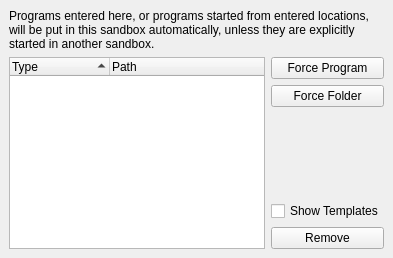
       <widget class="QWidget" name="tabForce">
        <attribute name="title">
         <string>Forced Programs</string>
        </attribute>
        <layout class="QGridLayout" name="gridLayout_6">
         <property name="leftMargin">
          <number>9</number>
         </property>
         <property name="topMargin">
          <number>9</number>
         </property>
         <property name="rightMargin">
          <number>9</number>
         </property>
         <property name="bottomMargin">
          <number>9</number>
         </property>
         <item row="0" column="0">
          <layout class="QGridLayout" name="gridLayout_13">
           <item row="6" column="1">
            <widget class="QPushButton" name="btnDelForce">
             <property name="text">
              <string>Remove</string>
             </property>
            </widget>
           </item>
           <item row="3" column="1">
            <widget class="QPushButton" name="btnForceDir">
             <property name="text">
              <string>Force Folder</string>
             </property>
            </widget>
           </item>
           <item row="2" column="0" rowspan="5">
            <widget class="QTreeWidget" name="treeForced">
             <property name="sortingEnabled">
              <bool>true</bool>
             </property>
             <column>
              <property name="text">
               <string>Type</string>
              </property>
             </column>
             <column>
              <property name="text">
               <string>Path</string>
              </property>
             </column>
            </widget>
           </item>
           <item row="2" column="1">
            <widget class="QPushButton" name="btnForceProg">
             <property name="text">
              <string>Force Program</string>
             </property>
            </widget>
           </item>
           <item row="4" column="1">
            <spacer name="verticalSpacer_5">
             <property name="orientation">
              <enum>Qt::Vertical</enum>
             </property>
             <property name="sizeHint" stdset="0">
              <size>
               <width>20</width>
               <height>40</height>
              </size>
             </property>
            </spacer>
           </item>
           <item row="5" column="1">
            <widget class="QCheckBox" name="chkShowForceTmpl">
             <property name="text">
              <string>Show Templates</string>
             </property>
            </widget>
           </item>
           <item row="1" column="0" colspan="2">
            <widget class="QLabel" name="label">
             <property name="text">
              <string>Programs entered here, or programs started from entered locations, will be put in this sandbox automatically, unless they are explicitly started in another sandbox.</string>
             </property>
             <property name="wordWrap">
              <bool>true</bool>
             </property>
            </widget>
           </item>
          </layout>
         </item>
        </layout>
       </widget>
